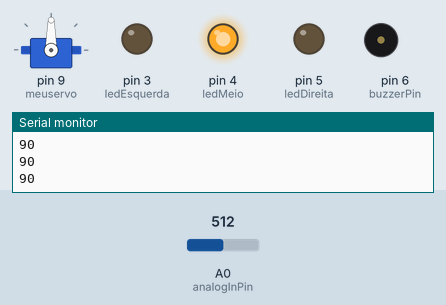
A sketch run on a simulated Arduino Uno, built with avr-gcc and run on an emulated ATmega328P. On the bench: servo, output pins drawn as LEDs (lit = HIGH), buzzer (waves = sounding), the last lines printed to the serial monitor. The test bench sets the inputs (shaded band); at power-on: A0 (analogInPin) = 512.

Above: at 1.2 s.
1.3 s: A0 (analogInPin) set to 331
At 2.8 s:
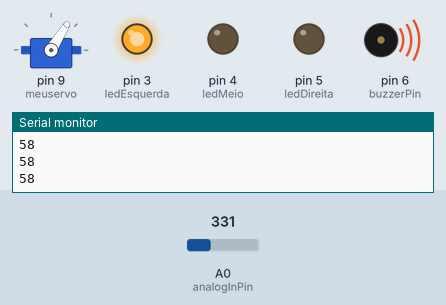
3.1 s: A0 (analogInPin) set to 351
At 3.5 s:
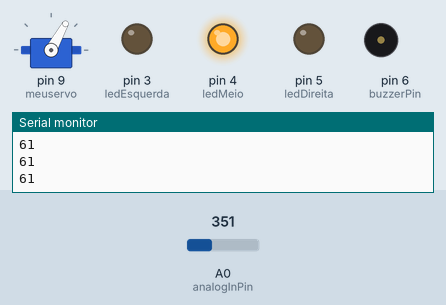
4.7 s: A0 (analogInPin) set to 306
At 5.5 s:
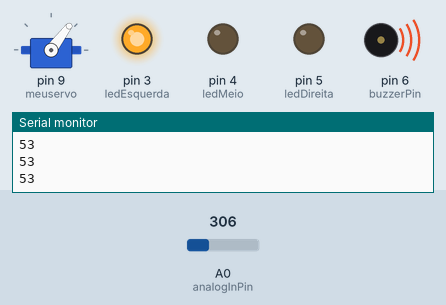
6.5 s: A0 (analogInPin) set to 356
At 7.7 s:
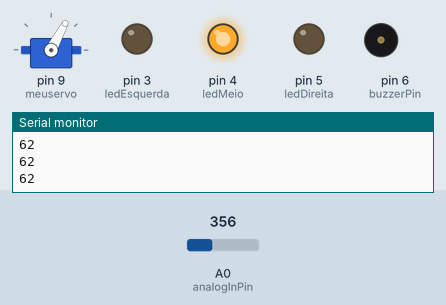
8.0 s: A0 (analogInPin) set to 122
At 8.9 s:
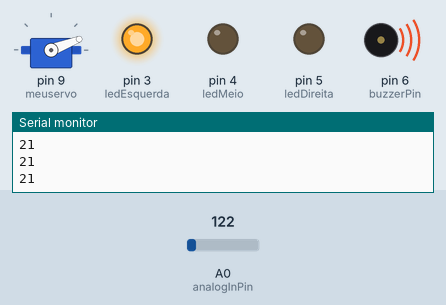
9.8 s: A0 (analogInPin) set to 0
At 10.3 s:
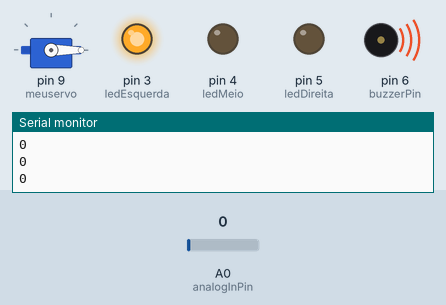
Timing chart, 0 to 12.3 s (numbered marks = the images above; inputs shaded):
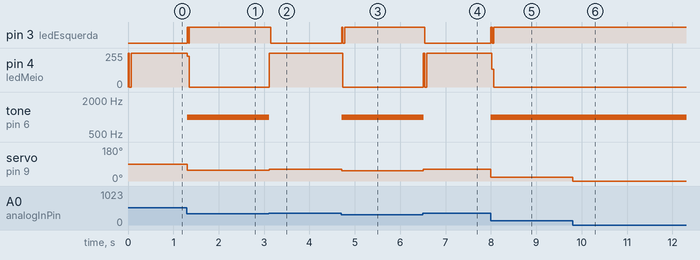

Measured:
- the behaviour switches between 340 and 341 on A0 (analogInPin) (found by bisection; images 3 and 4)
- after the input at 1.3 s, pin 3 (ledEsquerda): LOW → HIGH at once, → LOW 0.03 s later, → HIGH 0.02 s later; pin 4 (ledMeio): 255/255 → 0/255 at once; tone on pin 6 (buzzerPin): silent → 1000 Hz at once; servo on pin 9 (meuservo): 90° → 58° at once
- after the input at 3.1 s, pin 3 (ledEsquerda): HIGH → LOW at once; pin 4 (ledMeio): 0/255 → 255/255 at once; tone on pin 6 (buzzerPin): 1000 Hz → silent at once; servo on pin 9 (meuservo): 58° → 61° at once
- after the input at 4.7 s, pin 3 (ledEsquerda): LOW → HIGH at once, → LOW 0.03 s later, → HIGH 0.04 s later; pin 4 (ledMeio): 255/255 → 0/255 at once; tone on pin 6 (buzzerPin): silent → 1000 Hz at once; servo on pin 9 (meuservo): 61° → 53° at once
- after the input at 6.5 s, pin 3 (ledEsquerda): HIGH → LOW at once; pin 4 (ledMeio): 0/255 → 255/255 at once; tone on pin 6 (buzzerPin): 1000 Hz → silent at once; servo on pin 9 (meuservo): 53° → 62° at once
- after the input at 8.0 s, pin 3 (ledEsquerda): LOW → HIGH at once, → LOW 0.03 s later, → HIGH 0.03 s later; pin 4 (ledMeio): 255/255 → 0/255 at once; tone on pin 6 (buzzerPin): silent → 1000 Hz at once; servo on pin 9 (meuservo): 62° → 21° at once
- after the input at 9.8 s, servo on pin 9 (meuservo): 21° → 0° at once

The sketch:

ServoMotor.ino
```cpp
#include "Servo.h"        // Inclui a biblioteca Servo.h

Servo meuservo;

int angulo = 0;
int sensorValue = 0;

const int analogInPin = A0;  // Pino do potenciômetro
const int ledEsquerda = 3;   // LED da esquerda
const int ledMeio = 4;       // LED do meio
const int ledDireita = 5;    // LED da direita
const int buzzerPin = 6;     // Pino do buzzer

void setup() {
    meuservo.attach(9);     // Pino do servo

    pinMode(ledEsquerda, OUTPUT);
    pinMode(ledMeio, OUTPUT);
    pinMode(ledDireita, OUTPUT);
    pinMode(buzzerPin, OUTPUT); // Configura o pino do buzzer como saída

    Serial.begin(9600);
}

void loop() {
    sensorValue = analogRead(analogInPin);

    // Converte o valor do potenciômetro em ângulo
    angulo = map(sensorValue, 0, 1023, 0, 180);

    // Controla o servo motor
    meuservo.write(angulo);

    // Apaga todos os LEDs e desliga o buzzer antes de verificar a posição
    digitalWrite(ledEsquerda, LOW);
    digitalWrite(ledMeio, LOW);
    digitalWrite(ledDireita, LOW);
    noTone(buzzerPin); // Garante que o buzzer começa desligado

    // Potenciômetro muito para a esquerda (Extremo esquerdo)
    if (sensorValue < 341) {
        digitalWrite(ledEsquerda, HIGH);
        tone(buzzerPin, 1000); // Toca o buzzer a 1000 Hz no extremo esquerdo
    }

    // Potenciômetro aproximadamente no meio
    else if (sensorValue >= 341 && sensorValue <= 682) {
        digitalWrite(ledMeio, HIGH);
        // Buzzer permanece desligado no meio
    }

    // Potenciômetro muito para a direita (Extremo direito)
    else {
        digitalWrite(ledDireita, HIGH);
        tone(buzzerPin, 1500); // Toca o buzzer a 1500 Hz no extremo direito (frequência diferente para diferenciar)
    }

    Serial.println(angulo);

    delay(15);
}
```
